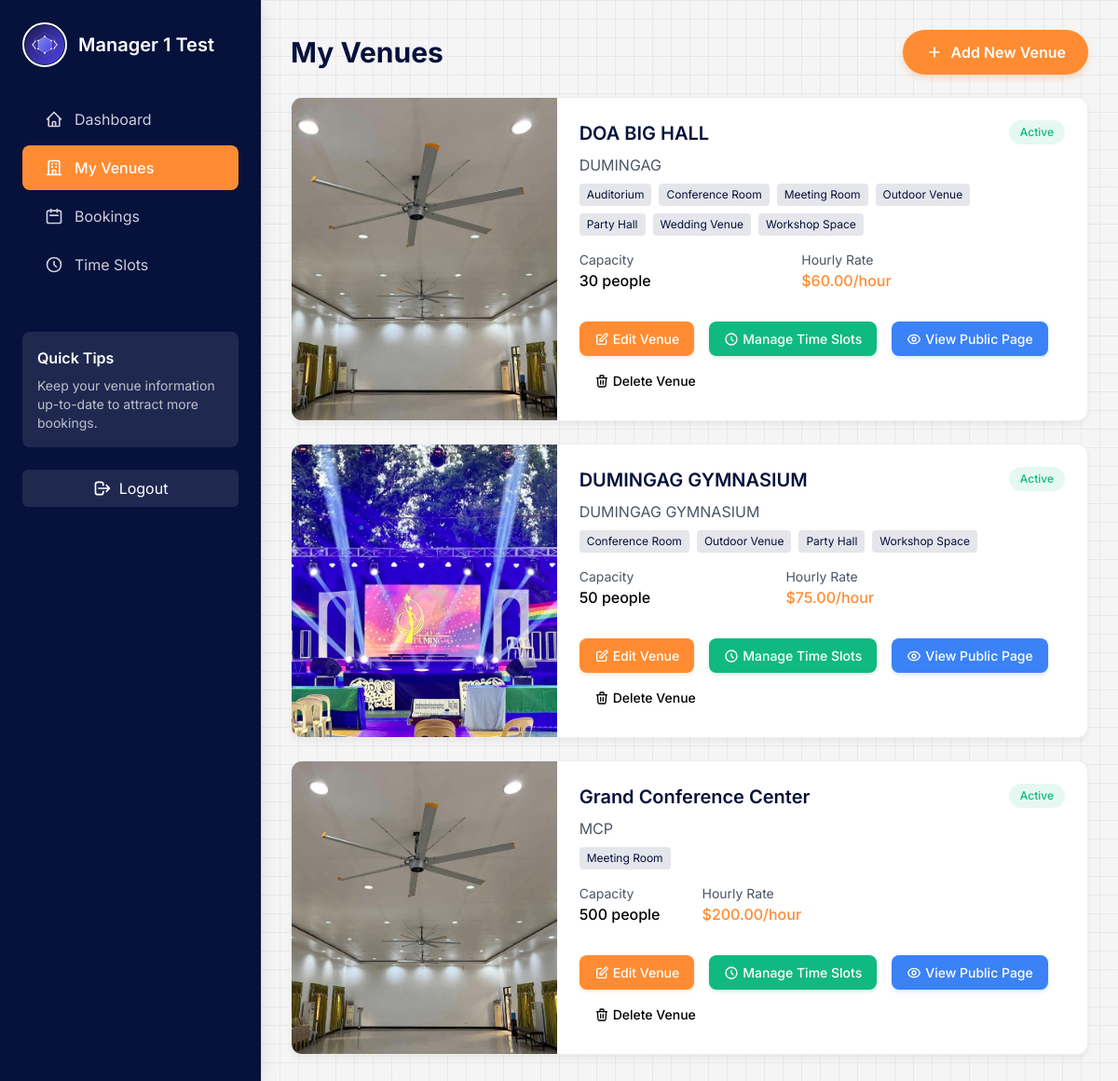
/manager/venues/ (signed in), run on the app's committed database.
### booking/models/user_profile.py (models this page shows, shortened)
class UserProfile(models.Model):
    USER_ROLE_CHOICES = [
        ('guest', 'Guest'),
        ('regular', 'Regular User'),
        ('premium', 'Premium User'),
        ('corporate', 'Corporate Client'),
    ]
    user = models.OneToOneField(User, on_delete=models.CASCADE, related_name='profile')
    role = models.CharField(max_length=20, choices=USER_ROLE_CHOICES, default='regular')
    profile_picture = models.ImageField(upload_to='profiles/', blank=True, null=True)
    phone = models.CharField(max_length=20, blank=True)
    address = models.CharField(max_length=255, blank=True)
    preferred_payment_method = models.CharField(max_length=50, blank=True)
    booking_preferences = models.TextField(blank=True)
    created_at = models.DateTimeField(auto_now_add=True)
    updated_at = models.DateTimeField(auto_now=True)
    class Meta:
        verbose_name = "User Profile"
        verbose_name_plural = "User Profiles"

### booking/models/venue.py (models this page shows, shortened)
class Venue(models.Model):
    STATUS_CHOICES = [
        ('active', 'Active'),
        ('maintenance', 'Under Maintenance'),
        ('inactive', 'Inactive'),
    ]
    name = models.CharField(max_length=200)
    description = models.TextField()
    address = models.CharField(max_length=255)
    capacity = models.PositiveIntegerField()
    hourly_rate = models.DecimalField(max_digits=10, decimal_places=2)
    image = models.ImageField(upload_to='venues/', blank=True, null=True)
    categories = models.ManyToManyField(Category, related_name='venues')
    manager = models.ForeignKey(VenueManager, on_delete=models.SET_NULL, null=True, related_name='managed_venues')
    status = models.CharField(max_length=20, choices=STATUS_CHOICES, default='active')
    created_at = models.DateTimeField(auto_now_add=True)
    updated_at = models.DateTimeField(auto_now=True)
    class Meta:
        ordering = ['name']

### booking/models/category.py (models this page shows, shortened)
class Category(models.Model):
    name = models.CharField(max_length=100)
    description = models.TextField(blank=True)
    class Meta:
        verbose_name_plural = "Categories"
        ordering = ['name']

### booking/views/manager_views.py (the view)
# urls.py: path('manager/venues/', views.manager_venues, name='manager_venues'),
@login_required
@venue_manager_required
def manager_venues(request):
    manager = request.user.venue_manager
    venues = Venue.objects.filter(manager=manager)
    context = {
        'venues': venues,
    }
    return render(request, 'manager/venues.html', context)

### booking/context_processors.py (called while the page is built)
def common_context(request):
    return {
        'all_categories': Category.objects.all(),
    }

### templates/manager/venues.html (shortened to what this page needs)
<!DOCTYPE html>
<html lang="en">
<head>
    <script src="https://cdn.tailwindcss.com"></script>
</head>
<body>
<div class="dashboard-container">
    {% with active_page='venues' %}
        {% include 'manager/components/sidebar.html' %}
    {% endwith %}
    <main class="p-8">
<div class="flex justify-between items-center mb-6">
    <h1 class="text-3xl font-bold text-primary">My Venues</h1>
    <button onclick="openAddModal()" class="add-venue-btn">
        <svg class="h-5 w-5 mr-2" fill="none" viewBox="0 0 24 24" stroke="currentColor">
            <path stroke-linecap="round" stroke-linejoin="round" stroke-width="2" d="M12 6v6m0 0v6m0-6h6m-6 0H6"></path>
        </svg>
        Add New Venue
    </button>
</div>
{% if venues %}
<div class="grid grid-cols-1 gap-6">
    {% for venue in venues %}
    <div class="dashboard-card overflow-hidden">
        <div class="md:flex">
            {% if venue.image %}
            <div class="md:w-1/3 h-48 md:h-auto">
                <img src="{{ venue.image.url }}" alt="{{ venue.name }}" class="w-full h-full object-cover">
            </div>
            {% endif %}
            <div class="p-6 md:w-2/3">
                <div class="flex justify-between items-start">
                    <div>
                        <h3 class="text-xl font-semibold mb-2 text-primary">{{ venue.name }}</h3>
                        <p class="text-gray-600 mb-2">{{ venue.address }}</p>
                        <div class="flex flex-wrap gap-2 mb-4">
                            {% for category in venue.categories.all %}
                            <span class="bg-primary/10 text-primary text-xs px-2 py-1 rounded">{{ category.name }}</span>
                            {% endfor %}
                        </div>
                        <div class="grid grid-cols-2 gap-4 mb-4">
                            <div>
                                <p class="text-gray-600 text-sm">Capacity</p>
                                <p class="font-medium">{{ venue.capacity }} people</p>
                            </div>
                            <div>
                                <p class="text-gray-600 text-sm">Hourly Rate</p>
                                <p class="font-medium text-accent">${{ venue.hourly_rate }}/hour</p>
                            </div>
                        </div>
                    </div>
                    <span class="badge
                        {% if venue.status == 'active' %}badge-success
                        {% elif venue.status == 'maintenance' %}badge-warning
                        {% else %}badge-danger{% endif %}">
                        {{ venue.status|title }}
                    </span>
                </div>
                <div class="flex flex-wrap gap-2 mt-4">
                    <button
                        class="venue-action-btn edit"
                        onclick="openModal({{ venue.id }}); return false;">
                        <svg class="h-4 w-4 mr-1" fill="none" viewBox="0 0 24 24" stroke="currentColor">
                            <path stroke-linecap="round" stroke-linejoin="round" stroke-width="2" d="M11 5H6a2 2 0 00-2 2v11a2 2 0 002 2h11a2 2 0 002-2v-5m-1.414-9.414a2 2 0 112.828 2.828L11.828 15H9v-2.828l8.586-8.586z"></path>
                        </svg>
                        Edit Venue
                    </button>
                    <a href="{% url 'manager_time_slots' venue.id %}" class="venue-action-btn manage">
                        <svg class="h-4 w-4 mr-1" fill="none" viewBox="0 0 24 24" stroke="currentColor">
                            <path stroke-linecap="round" stroke-linejoin="round" stroke-width="2" d="M12 8v4l3 3m6-3a9 9 0 11-18 0 9 9 0 0118 0z"></path>
                        </svg>
                        Manage Time Slots
                    </a>
                    <a href="{% url 'venue_detail' venue.id %}" class="venue-action-btn view">
                        View Public Page
                    </a>
                    <a href="#" onclick="confirmDelete({{ venue.id }}, '{{ venue.name|escapejs }}'); return false;" class="venue-action-btn delete">
                        <svg class="h-4 w-4 mr-1" fill="none" viewBox="0 0 24 24" stroke="currentColor">
                            <path stroke-linecap="round" stroke-linejoin="round" stroke-width="2" d="M19 7l-.867 12.142A2 2 0 0116.138 21H7.862a2 2 0 01-1.995-1.858L5 7m5 4v6m4-6v6m1-10V4a1 1 0 00-1-1h-4a1 1 0 00-1 1v3M4 7h16"></path>
                        </svg>
                        Delete Venue
                    </a>
                </div>
            </div>
        </div>
    </div>
    {% endfor %}
</div>
{% endif %}
    </main>
</div>
</body>
</html>

### templates/manager/components/sidebar.html (shortened to what this page needs)
<aside class="sidebar">
    <div class="p-6">
        <div class="flex items-center space-x-3 mb-8">
            <div class="relative group cursor-pointer" onclick="openProfilePictureModal()">
                {% if user.profile.profile_picture %}
                <img src="{{ user.profile.profile_picture.url }}" alt="{{ user.username }}" class="w-12 h-12 rounded-full object-cover border-2 border-white">
                {% else %}
                <div class="w-12 h-12 bg-accent rounded-full flex items-center justify-center text-white font-bold text-xl">
                    {{ user.get_full_name|default:user.username|slice:":1"|upper }}
                </div>
                {% endif %}
            </div>
            <div>
                <h2 class="text-xl font-semibold text-white">{{ user.get_full_name|default:user.username }}</h2>
            </div>
        </div>
        <nav class="space-y-1 mt-8">
            <a href="{% url 'manager_dashboard' %}" class="sidebar-link {% if active_page == 'dashboard' %}active{% endif %}">
                <svg class="h-5 w-5" fill="none" viewBox="0 0 24 24" stroke="currentColor">
                    <path stroke-linecap="round" stroke-linejoin="round" stroke-width="2" d="M3 12l2-2m0 0l7-7 7 7M5 10v10a1 1 0 001 1h3m10-11l2 2m-2-2v10a1 1 0 01-1 1h-3m-6 0a1 1 0 001-1v-4a1 1 0 011-1h2a1 1 0 011 1v4a1 1 0 001 1m-6 0h6"></path>
                </svg>
                Dashboard
            </a>
            <a href="{% url 'manager_venues' %}" class="sidebar-link {% if active_page == 'venues' %}active{% endif %}">
                <svg class="h-5 w-5" fill="none" viewBox="0 0 24 24" stroke="currentColor">
                    <path stroke-linecap="round" stroke-linejoin="round" stroke-width="2" d="M19 21V5a2 2 0 00-2-2H7a2 2 0 00-2 2v16m14 0h2m-2 0h-5m-9 0H3m2 0h5M9 7h1m-1 4h1m4-4h1m-1 4h1m-5 10v-5a1 1 0 011-1h2a1 1 0 011 1v5m-4 0h4"></path>
                </svg>
                My Venues
            </a>
            <a href="{% url 'manager_bookings' %}" class="sidebar-link {% if active_page == 'bookings' %}active{% endif %}">
                <svg class="h-5 w-5" fill="none" viewBox="0 0 24 24" stroke="currentColor">
                    <path stroke-linecap="round" stroke-linejoin="round" stroke-width="2" d="M8 7V3m8 4V3m-9 8h10M5 21h14a2 2 0 002-2V7a2 2 0 00-2-2H5a2 2 0 00-2 2v12a2 2 0 002 2z"></path>
                </svg>
                Bookings
            </a>
            <a href="{% if venues %}{% url 'manager_time_slots' venues.first.id %}{% else %}#{% endif %}" class="sidebar-link " >
                <svg class="h-5 w-5" fill="none" viewBox="0 0 24 24" stroke="currentColor">
                    <path stroke-linecap="round" stroke-linejoin="round" stroke-width="2" d="M12 8v4l3 3m6-3a9 9 0 11-18 0 9 9 0 0118 0z"></path>
                </svg>
                Time Slots
            </a>
        </nav>
        <div class="mt-12 p-4 bg-white/10 rounded-lg">
            <h3 class="font-semibold text-white mb-2">Quick Tips</h3>
            <p class="text-white/70 text-sm">Keep your venue information up-to-date to attract more bookings.</p>
        </div>
        <div class="mt-6">
            <a href="{% url 'custom_logout' %}" class="flex items-center justify-center w-full py-2 px-4 bg-white/10 hover:bg-white/20 text-white rounded-md transition-colors">
                <svg class="h-5 w-5 mr-2" fill="none" viewBox="0 0 24 24" stroke="currentColor">
                    <path stroke-linecap="round" stroke-linejoin="round" stroke-width="2" d="M17 16l4-4m0 0l-4-4m4 4H7m6 4v1a3 3 0 01-3 3H6a3 3 0 01-3-3V7a3 3 0 013-3h4a3 3 0 013 3v1"></path>
                </svg>
                Logout
            </a>
        </div>
    </div>
</aside>

### templates/manager/venues.html (style rules this page uses)
body { background-color: #f5f5f5; background-image: linear-gradient(rgba(221, 221, 221, 0.5) 1px, transparent 1px), linear-gradient(90deg, rgba(221, 221, 221, 0.5) 1px, transparent 1px); background-size: 20px 20px; font-family: 'Inter', sans-serif; }
.dashboard-container { display: grid; grid-template-columns: 280px 1fr; min-height: 100vh; }

### templates/manager/components/sidebar_styles.html (style rules this page uses)
.sidebar { background-color: #06113C; color: white; box-shadow: 0 0 20px rgba(0, 0, 0, 0.1); }
.sidebar-link { display: flex; align-items: center; padding: 0.75rem 1.5rem; color: rgba(255, 255, 255, 0.8); border-radius: 0.5rem; transition: all 0.2s; margin-bottom: 0.25rem; }
.sidebar-link.active { background-color: #FF8C32; color: white; font-weight: 500; }
.sidebar-link svg { margin-right: 0.75rem; transition: transform 0.2s; }

### templates/manager/components/dashboard_styles.html (style rules this page uses)
.dashboard-card { background-color: white; border-radius: 0.75rem; box-shadow: 0 4px 6px rgba(0, 0, 0, 0.05); overflow: hidden; border: 1px solid rgba(221, 221, 221, 0.5); }
.badge { display: inline-flex; align-items: center; padding: 0.25rem 0.75rem; border-radius: 9999px; font-size: 0.75rem; font-weight: 500; }
.badge-success { background-color: rgba(16, 185, 129, 0.1); color: rgb(16, 185, 129); }

### templates/manager/components/button_styles.html (style rules this page uses)
.venue-action-btn { padding: 0.5rem 1rem; border-radius: 0.5rem; font-weight: 500; transition: all 0.3s ease; display: inline-flex; align-items: center; justify-content: center; margin-right: 0.5rem; font-size: 0.875rem; }
.venue-action-btn.edit { background-color: #FF8C32; color: white; border: none; box-shadow: 0 2px 4px rgba(255, 140, 50, 0.2); }
.venue-action-btn.manage { background-color: #10B981; color: white; border: none; box-shadow: 0 2px 4px rgba(16, 185, 129, 0.2); }
.venue-action-btn.view { background-color: #3B82F6; color: white; border: none; box-shadow: 0 2px 4px rgba(59, 130, 246, 0.2); }
.add-venue-btn { position: relative; overflow: hidden; background-color: #FF8C32; color: white; padding: 0.75rem 1.5rem; border-radius: 9999px; font-weight: 600; transition: all 0.3s ease; display: inline-flex; align-items: center; justify-content: center; box-shadow: 0 4px 6px rgba(255, 140, 50, 0.25); border: none; cursor: pointer; }
.add-venue-btn::before { content: ''; position: absolute; top: 0; left: -100%; width: 100%; height: 100%; background: linear-gradient(90deg, transparent, rgba(255, 255, 255, 0.2), transparent); transition: 0.5s; }
.add-venue-btn svg { margin-right: 0.5rem; transition: transform 0.2s; }

### data on the page
Venue: image (picture), name "DOA BIG HALL", address "DUMINGAG", capacity "30", hourly_rate "60.00", status "Active"
Category: name "Auditorium"
Category: name "Conference Room"
Category: name "Meeting Room"
Category: name "Outdoor Venue"
Category: name "Party Hall"
Category: name "Wedding Venue"
Category: name "Workshop Space"
Venue: image (picture), name "DUMINGAG GYMNASIUM", address "DUMINGAG GYMNASIUM", capacity "50", hourly_rate "75.00", status "Active"
Venue: image (picture), name "Grand Conference Center", address "MCP", capacity "500", hourly_rate "200.00", status "Active"

### other printed values
{{ user.get_full_name|default:user.username }} "Manager 1 Test"
